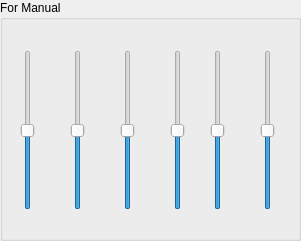
   <widget class="QGroupBox" name="group_joint_control">
    <property name="geometry">
     <rect>
      <x>20</x>
      <y>160</y>
      <width>301</width>
      <height>241</height>
     </rect>
    </property>
    <property name="title">
     <string>For Manual</string>
    </property>
    <widget class="QSlider" name="slider_joint1">
     <property name="geometry">
      <rect>
       <x>20</x>
       <y>50</y>
       <width>16</width>
       <height>160</height>
      </rect>
     </property>
     <property name="maximum">
      <number>100</number>
     </property>
     <property name="value">
      <number>50</number>
     </property>
     <property name="orientation">
      <enum>Qt::Vertical</enum>
     </property>
    </widget>
    <widget class="QSlider" name="slider_joint2">
     <property name="geometry">
      <rect>
       <x>70</x>
       <y>50</y>
       <width>16</width>
       <height>160</height>
      </rect>
     </property>
     <property name="maximum">
      <number>100</number>
     </property>
     <property name="value">
      <number>50</number>
     </property>
     <property name="orientation">
      <enum>Qt::Vertical</enum>
     </property>
    </widget>
    <widget class="QSlider" name="slider_joint3">
     <property name="geometry">
      <rect>
       <x>120</x>
       <y>50</y>
       <width>16</width>
       <height>160</height>
      </rect>
     </property>
     <property name="maximum">
      <number>100</number>
     </property>
     <property name="value">
      <number>50</number>
     </property>
     <property name="orientation">
      <enum>Qt::Vertical</enum>
     </property>
    </widget>
    <widget class="QSlider" name="slider_joint4">
     <property name="geometry">
      <rect>
       <x>170</x>
       <y>50</y>
       <width>16</width>
       <height>160</height>
      </rect>
     </property>
     <property name="maximum">
      <number>100</number>
     </property>
     <property name="value">
      <number>50</number>
     </property>
     <property name="orientation">
      <enum>Qt::Vertical</enum>
     </property>
    </widget>
    <widget class="QSlider" name="slider_joint5">
     <property name="geometry">
      <rect>
       <x>210</x>
       <y>50</y>
       <width>16</width>
       <height>160</height>
      </rect>
     </property>
     <property name="maximum">
      <number>100</number>
     </property>
     <property name="value">
      <number>50</number>
     </property>
     <property name="orientation">
      <enum>Qt::Vertical</enum>
     </property>
    </widget>
    <widget class="QSlider" name="slider_joint6">
     <property name="geometry">
      <rect>
       <x>260</x>
       <y>50</y>
       <width>16</width>
       <height>160</height>
      </rect>
     </property>
     <property name="maximum">
      <number>100</number>
     </property>
     <property name="value">
      <number>50</number>
     </property>
     <property name="orientation">
      <enum>Qt::Vertical</enum>
     </property>
    </widget>
   </widget>
